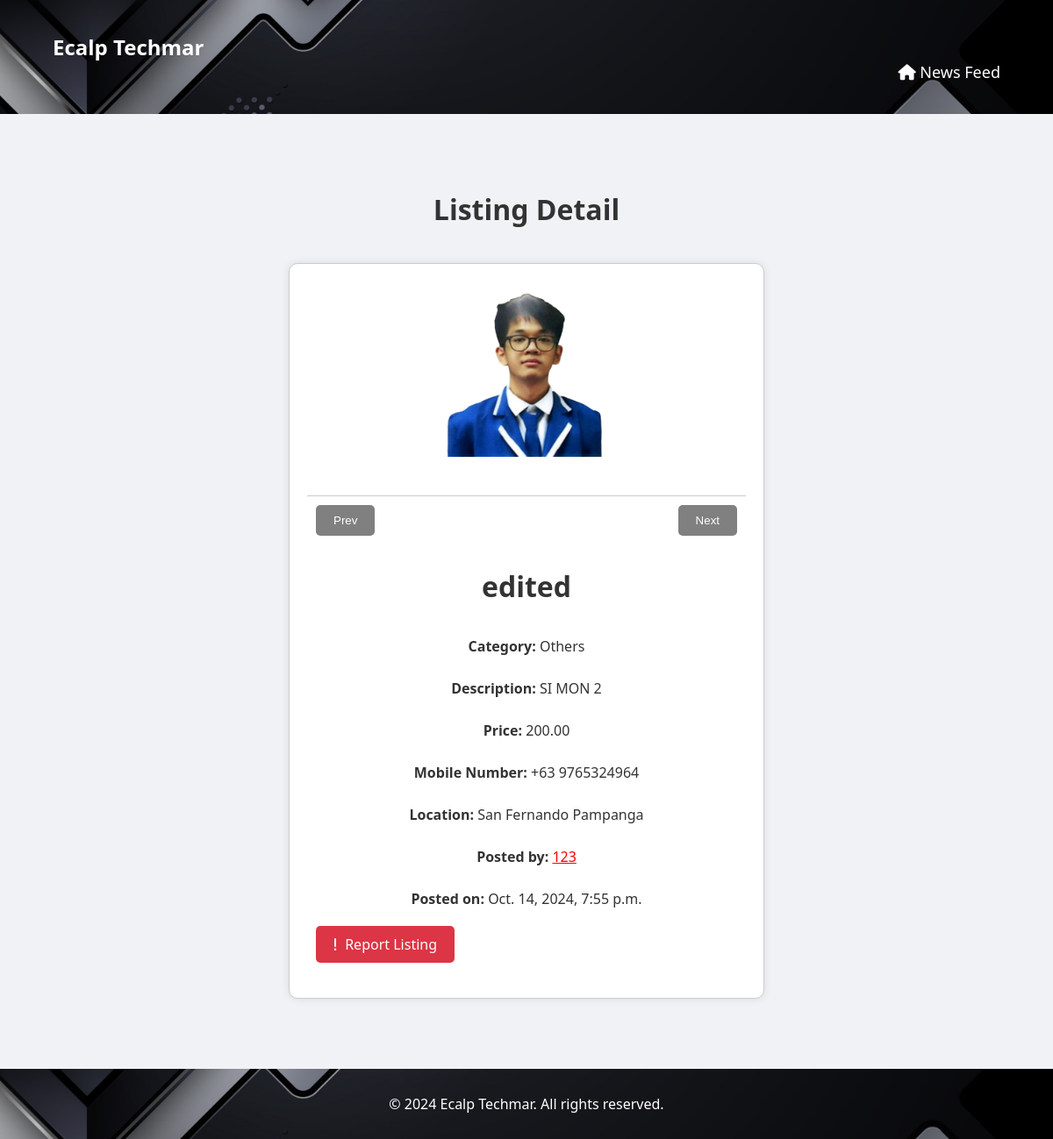
Screenshot of /newsfeed/listing/96/ with the database file from the repository.
### newsfeed/models.py (models this page shows, shortened)
class ProductImage(models.Model):
    product = models.ForeignKey(Product, on_delete=models.CASCADE)
    image = models.ImageField(upload_to='product_images')

class Product(models.Model):
    title = models.CharField(max_length=255)
    description = models.TextField()
    price = models.DecimalField(max_digits=10, decimal_places=2)
    image = models.ImageField(upload_to='products/')
    mobile_number = models.CharField(max_length=20)
    location = models.CharField(max_length=255)
    user = models.ForeignKey(User, on_delete=models.CASCADE)
    created_at = models.DateTimeField(auto_now_add=True)
    category = models.CharField(max_length=50, choices=[('Electronics', 'Electronics'), ('Fashion and Beauty', 'Fashion and Beauty'), ('Home and Garden', 'Home and Garden'), ('Sports and Leisure', 'Sports and Leisure'), ('Others', 'Others')], default='Others')
    is_active = models.BooleanField(default=True)
    deleted_at = models.DateTimeField(null=True, blank=True)

### newsfeed/views.py (the view)
# urls.py: path('listing/<pk>/', listing_detail, name='listing_detail'),
def listing_detail(request, pk):
    product = get_object_or_404(Product, pk=pk)
    return render(request, 'listing_detail.html', {'product': product})

### newsfeed/templates/listing_detail.html (shortened to what this page needs)
<!DOCTYPE html>
<html lang="en">
<head>
    {% load static %}
    <link rel="stylesheet" href="{% static 'main/styles.css' %}">
    <link rel="stylesheet" href="https://cdnjs.cloudflare.com/ajax/libs/font-awesome/6.0.0-beta3/css/all.min.css">
</head>
<body>
    <header>
        <div class="container">
            <h1 class="logo">Ecalp Techmar</h1>
                        <nav>
                <ul>
                    {% if not request.user.is_staff %}
                        <li><a href="{% url 'newsfeed:newsfeed' %}"><i class="fas fa-home"></i> News Feed</a></li>
                    {% endif %}
                </ul>
            </nav>
        </div>
    </header>
    <section id="listing-detail">
        {% load tz %}
        <div class="container">
            <h2>Listing Detail</h2>
            <div class="listing-info">
                <div class="listing-card">
                    <div class="carousel-container">
                        <div class="carousel-inner">
                            {% for image in product.productimage_set.all %}
                                <div class="carousel-item">
                                    <a href="{{ image.image.url }}" target="_blank">
                                        <img src='{{ image.image.url }}' alt="Product Image">
                                    </a>
                                </div>
                            {% endfor %}
                        </div>
                        <div class="carousel-controls">
                        {% if product.productimage_set.all|length > 1 %}
                            <button class="carousel-prev">Prev</button>
                            <button class="carousel-next">Next</button>
                        {% endif %}
                    </div>
                    </div>
                    <h2>{{ product.title }}</h2>
                   <div class="listing-details">
                <p><strong>Category:</strong> {{ product.category }}</p>
                <p><strong>Description:</strong> {{ product.description }}</p>
                <p><strong>Price:</strong> {{ product.price }}</p>
                <p><strong>Mobile Number:</strong> +63 {{ product.mobile_number }}</p>
                <p><strong>Location:</strong> {{ product.location }}</p>
                <p><strong>Posted by:</strong> <a href="{% url 'newsfeed:profile' product.user.pk %}" class="username-link">{{ product.user.username }}</a></p>
                <p><strong>Posted on:</strong> {{ product.created_at|timezone:"Asia/Manila" }}</p>
            </div>
                    <div class="button-group">
                        {% if product.user != request.user and not request.user.is_superuser %}
                            <a href="{% url 'newsfeed:report_listing' product.pk %}" class="button report-button" style="text-decoration: none;">
                                <i class="fas fa-exclamation"></i> Report Listing
                            </a>
                        {% endif %}
                    </div>
                </div>
            </div>
        </div>
    </section>
    <footer>
        <div class="container">
            <div class="footer-content">
                <p style="text-align: center; width: 100%;">&copy; 2024 Ecalp Techmar. All rights reserved.</p>
            </div>
        </div>
    </footer>
</body>
</html>

### main/static/main/styles.css (style rules this page uses)
body { font-family: 'Segoe UI', Tahoma, Geneva, Verdana, sans-serif; margin: 0; padding: 0; box-sizing: border-box; background-color: #f0f2f5; color: #333; }
header { background-color: #343a40; color: white; padding: 15px 0; position: sticky; top: 0; z-index: 1000; }
.container { width: 90%; max-width: 1200px; margin: 0 auto; padding: 0 15px; }
.logo { margin: 0; font-size: 24px; }
nav ul { list-style: none; padding: 0; display: flex; justify-content: flex-end; margin: 0; }
nav ul li { margin-left: 20px; }
nav ul li a { color: white; text-decoration: none; font-size: 18px; transition: color 0.3s; }
section { padding: 60px 0; }
section h2 { text-align: center; margin-bottom: 40px; font-size: 32px; }
footer { background-color: #343a40; color: white; padding: 15px 0; text-align: center; }
.footer-content { display: flex; justify-content: space-between; align-items: center; flex-wrap: wrap; }
.footer-content p { margin: 0; }

### rows the page displays
ProductImage: image (picture)
Product: title "edited", category "Others", description "SI MON 2", price "200.00", mobile_number "9765324964", location "San Fernando Pampanga", user.username "123", created_at "Oct. 14, 2024, 7:55 p.m."
